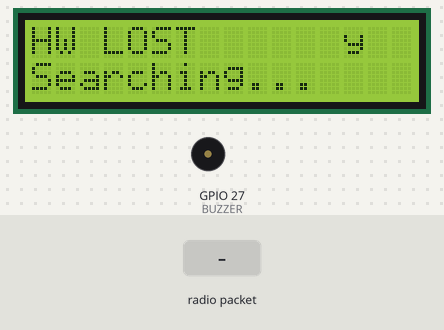
Recording of a sketch running on a simulated ESP32. Shown: 16×2 character LCD, buzzer (waves = sounding). The test bench sets the inputs (shaded band). No radio packets arrive unless stated; what the sketch prints to the serial monitor is not drawn.

Above: at 2.6 s.
2.7 s: radio packet "1" arrives
At 3.8 s:
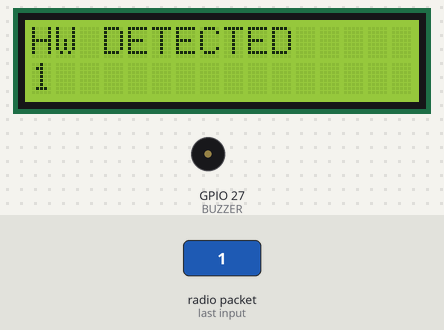
5.7 s: radio packet "0" arrives
At 7.0 s:
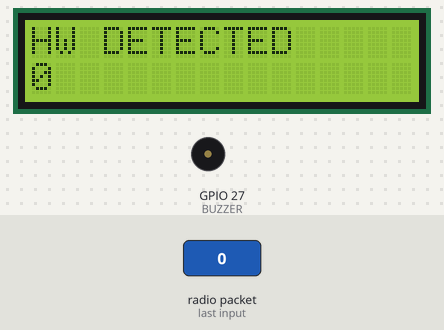
7.5 s: radio packet "2" arrives
At 9.9 s:
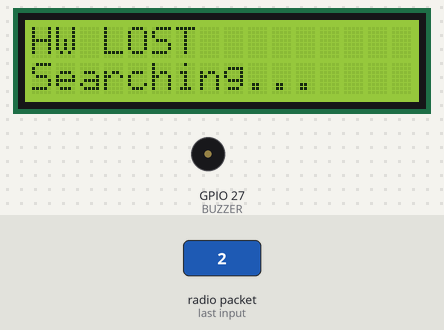
Timing chart, 0 to 11.4 s (numbered marks = the images above; inputs shaded):
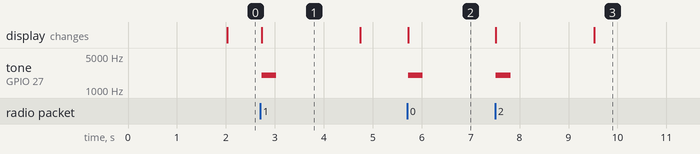

Measured:
- after the input at 2.7 s, tone on GPIO 27 (BUZZER): silent → 2000 Hz at once, → silent 0.30 s later; the display: changes at once (image 1)
- after the input at 5.7 s, tone on GPIO 27 (BUZZER): silent → 2000 Hz at once, → silent 0.30 s later; the display: changes at once (image 2)
- after the input at 7.5 s, tone on GPIO 27 (BUZZER): silent → 2000 Hz at once, → silent 0.30 s later; the display: first changes at once (image 3 shows a later state)
- what the display in image 1 shows lasts 2.0 s, from 2.7 s to 4.7 s

The sketch:

Smart_RF_Hardware_Detection.ino
```cpp
#include <Wire.h>
#include <SPI.h>
#include <nRF24L01.h>
#include <RF24.h>
#include <LiquidCrystal_I2C.h>

#define CE_PIN 4
#define CSN_PIN 5
#define BUZZER 27
void beep() {
  ledcAttach(BUZZER, 2000, 8);  // 2kHz tone
  ledcWrite(BUZZER, 128);       // 50% duty cycle
  delay(300);
  ledcWrite(BUZZER, 0);         // Stop
}

RF24 radio(CE_PIN, CSN_PIN);
LiquidCrystal_I2C lcd(0x27, 16, 2);

const byte address[6] = "00001";

unsigned long lastReceived = 0;

void setup() {
  Serial.begin(115200);

  pinMode(BUZZER, OUTPUT);
  digitalWrite(BUZZER, LOW);

  // I2C
  Wire.begin(21, 22);

  // LCD
  lcd.init();
  lcd.backlight();
  lcd.clear();
  lcd.setCursor(0, 0);
  lcd.print("Starting...");

  // NRF SPI
  SPI.begin(18, 19, 23, 5);

  if (!radio.begin()) {
    Serial.println("NRF NOT FOUND");

    lcd.clear();
    lcd.setCursor(0, 0);
    lcd.print("NRF ERROR");

    while (1);
  }

  radio.openReadingPipe(0, address);
  radio.setPALevel(RF24_PA_LOW);
  radio.startListening();

  lcd.clear();
  lcd.setCursor(0, 0);
  lcd.print("Receiver Ready");

  Serial.println("Receiver Ready");
}

void loop() {

  if (radio.available()) {

    char text[32] = "";

    radio.read(&text, sizeof(text));

    lastReceived = millis();

    Serial.print("Detected: ");
    Serial.println(text);

    lcd.clear();
    lcd.setCursor(0, 0);
    lcd.print("HW DETECTED");

    lcd.setCursor(0, 1);
    lcd.print(text);

    beep();
  }

  // Lost after 2 seconds
  if (millis() - lastReceived > 2000) {

    //digitalWrite(BUZZER, LOW);

    lcd.setCursor(0, 0);
    lcd.print("HW LOST      ");

    lcd.setCursor(0, 1);
    lcd.print("Searching... ");
  }
}
```
